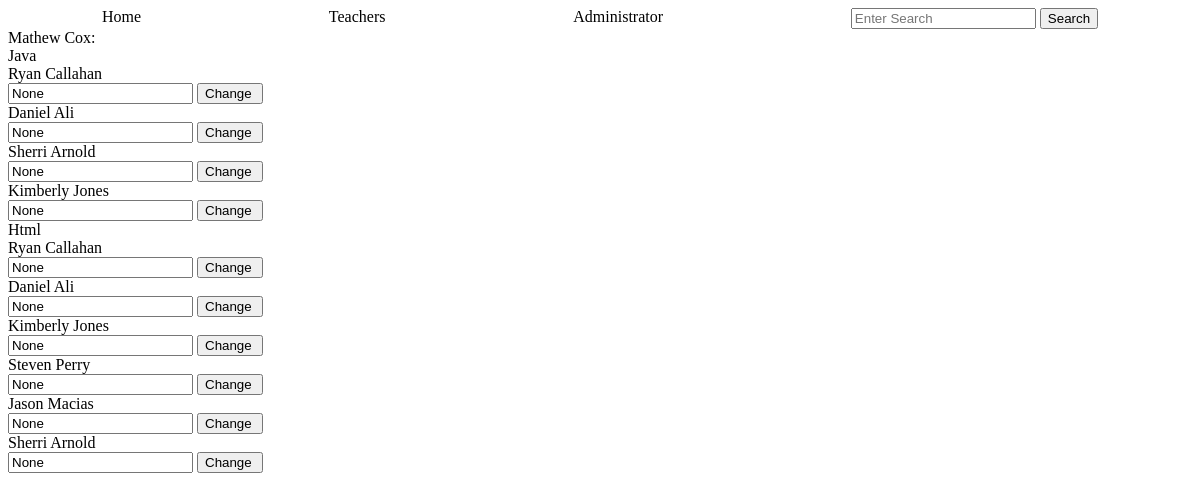
The app's page /teacher/3, older data.
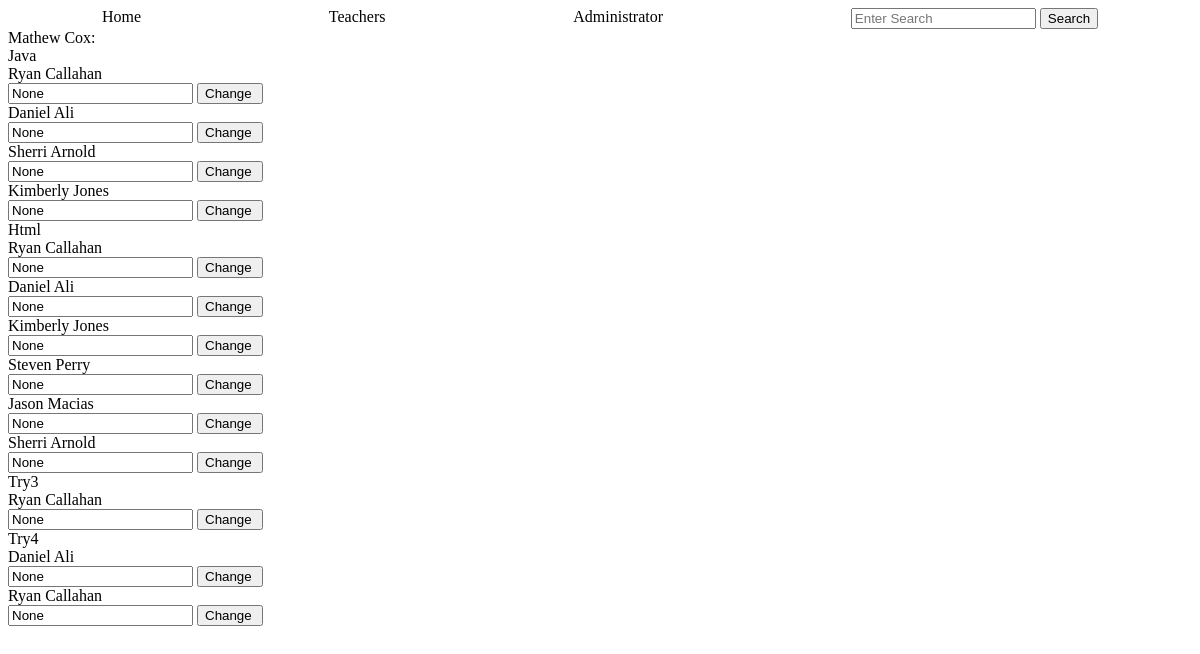
The same page, newer data.
### tables this page shows
CREATE TABLE teachers (
        id INTEGER PRIMARY KEY,
        name TEXT NOT NULL,
        email TEXT NOT NULL UNIQUE,
        phone TEXT
        );

CREATE TABLE courses (
        id INTEGER PRIMARY KEY,
        name TEXT NOT NULL,
        description TEXT,
        teacher_id TEXT NOT NULL,
        start TEXT,
        day TEXT,
        time TEXT, 
        FOREIGN KEY (teacher_id) REFERENCES teachers (id)
        );

CREATE TABLE students (
        id INTEGER PRIMARY KEY,
        name TEXT NOT NULL,
        email TEXT NOT NULL UNIQUE,
        phone TEXT
        );

### app.py (the view)
@app.route('/teacher/<teacher_id>',  methods=['GET', 'POST'])
def teacher_info(teacher_id):
    if request.method=='POST':
        new_grade=request.form['new_grade']
        student_id=request.form['student_id']
        course_id=request.form['course_id']
        crud.change_grade(new_grade, student_id, course_id)
    teacher=crud.read_if('*',"teachers","id", teacher_id)
    teacher_object=create_students_objects(teacher)
    teacher_courses=crud.read_if('*', 'courses', 'teacher_id', teacher_id)
    teacher_course_object=create_courses_objects(teacher_courses)
    students_courses=[]
    for course in teacher_course_object:
        students=[]
        students_info=crud.read_if('student_id, grade', 'students_courses', 'course_id', course.tid )
        students.append(course.name)
        for s in students_info:
             student=namedtuple('C_S', [ 'student_id','student_name','course_id','grade'])
             student.student_id=s[0]
             student.student_name=crud.student_name(s[0])
             student.course_id=course.tid
             student.grade=s[1]
             students.append(student)
        students_courses.append(students)
    return render_template('teachers.html', teacher=teacher_object, teacher_courses=teacher_course_object, students_courses=students_courses)

### crud.py (called while the page is built)
def read_if(column, table, value, condition):
    return query(f"SELECT {column} FROM {table} WHERE {value}='{condition}'")

def student_name(student_id):
    name=read_if('name', 'students', 'id', student_id)
    name=name[0][0]
    return name

### functions.py (called while the page is built)
def create_courses_objects(courses: list):
    courses_objects=[classes.Course(course[0], course[1], course[2], course[3], course[4], course[5], course[6] ) for course in courses]
    return courses_objects

def create_students_objects(students: list):
    students_objects=[classes.Student(student[0], student[1], student[2], student[3]) for student in students]
    return students_objects

### setup_db.py (called while the page is built)
def query(sql):
    with sqlite3.connect('students.db') as conn:
        cur=conn.cursor()
        cur.execute(sql)
        return cur.fetchall()

### templates/teachers.html (shortened to what this page needs)
{% extends "base.html" %}
{% block content %}
<div class="update_grage">
    <div>{% for t in teacher %}
        {{t.name}}:
        {% endfor %}
    </div>
    {% for course in students_courses %}
        <div>{{course[0]}}</div>
        {% for student in course[1:] %}
            <div>{{student.student_name}}</div>
            <form action="" method="post">
                <input type="text" name="new_grade" value="{{student.grade}}">
                <input type="submit" value="Change ">
            </form>
        {% endfor %}
    {% endfor %}
</div>
{% endblock %}

### templates/base.html
{% include "header.html" %}
{% block content %}
{% endblock %}

### templates/header.html (shortened to what this page needs)
<!DOCTYPE html>
<html lang="en">
<head>
    <link rel="stylesheet" href="../static/style.css">
</head>
<body>
 <div class="navbar">
    <a href="/home">Home</a>
    <a href="/teachers">Teachers</a>
    <a href="/administrator">Administrator</a>
    <form action="" method="post">
        <input type="text" name="search" placeholder="Enter Search">
        <input type="submit" value="Search">
    </form>
 </div>

### static/style.css (style rules this page uses)
.navbar { width: 100%; text-decoration: none; display: flex; justify-content: space-around; }
.navbar>* { text-decoration: none; color: black; }

Row changes from the older to the newer data that the page shows:
added courses: name "Try3", {{ student.student_name }} "Ryan Callahan", new_grade "None"
added courses: name "Try4", {{ student.student_name }} "Daniel Ali" "Ryan Callahan", new_grade "None" "None"
